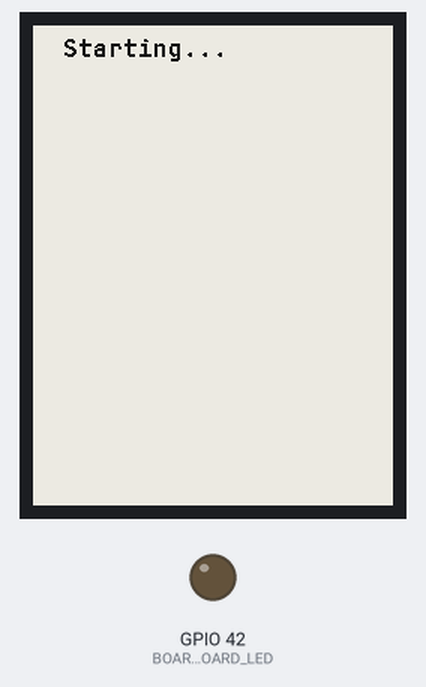
Bench run of a program on a simulated ESP32. Parts: 240×320 one-colour display, output pins drawn as LEDs (lit = HIGH). Pins used as bus, display or sensor lines are not drawn; what the program prints to the serial monitor is not drawn.

Above: at 5.5 s.

The program:

main.cpp
```cpp
//#define PLATFORM_LINUX
#define PLATFORM_ESP32

#ifdef PLATFORM_ESP32
#include <Arduino.h>
#include "Hardware_ESP32.h"
#endif

#ifdef PLATFORM_LINUX
#include "../linux/Hardware_Linux.h"
#endif

static int is_running = 1;

void setup()
{
  PimHardware::init();
}

void loop()
{
  PimHardware::loop();
}


#ifdef PLATFORM_LINUX
int main()
{
  setup();
  while( is_running > 0 )
  {
    loop();
  }
  return 0;
}
#endif
```

Hardware_ESP32.cpp
```cpp
#include "Hardware_ESP32.h"
#include "tDeckPro.h"
#include "GxEPD2_BW.h"
#include "JetBrainsMono_Bold8pt7b.h"

#include <string>

using namespace std;


static GxEPD2_BW<GxEPD2_310_GDEQ031T10, GxEPD2_310_GDEQ031T10::HEIGHT> display(
  GxEPD2_310_GDEQ031T10(BOARD_SPI_CS, BOARD_SPI_DC, BOARD_SPI_RST, BOARD_SPI_BUSY));


void PimHardware::init()
{
  Serial.begin(115200);
  while (!Serial) { delay(10); }
  Serial.println("Serial up.");

  pinMode(BOARD_LORA_CS, OUTPUT);
  digitalWrite(BOARD_LORA_CS, LOW); // low to disable

  pinMode(BOARD_LORA_RST, OUTPUT);
  digitalWrite(BOARD_LORA_RST, LOW);

  pinMode(BOARD_SD_CS, OUTPUT);
  digitalWrite(BOARD_SD_CS, HIGH);

  pinMode(BOARD_EPD_CS, OUTPUT);
  digitalWrite(BOARD_EPD_CS, HIGH);

  pinMode(BOARD_KEYBOARD_LED, OUTPUT);
  digitalWrite(BOARD_KEYBOARD_LED, LOW);

  // --------------- SPI ---------------
  SPI.begin(BOARD_SPI_SCK, BOARD_SPI_MISO, BOARD_SPI_MOSI, BOARD_SD_CS);
  delay(500);

  // --------------- Display ---------------
  display.init(115200, true, 2, false);
  delay(500);
  display.setFullWindow();
  display.setRotation(0);
  display.setFont(&JetBrainsMono_Bold8pt7b);
  display.setTextColor(0x000);
  display.clearScreen();
  display.fillScreen(0xFFF);
  display.setCursor(20, 20);
  display.print("Starting...");
  display.display();
}

void PimHardware::loop()
{
  Serial.println("-- loop --");
}


void PimHardware::log(const string &message)
{
  Serial.println(message.c_str());
}
```

Hardware_ESP32.h
```cpp
#ifndef PAWB_HARDWARE_ESP32_H
#define PAWB_HARDWARE_ESP32_H

#include <Arduino.h>
#include <string>

using namespace std;


class PimHardware
{
  public:
    static void init();
    static void loop();
    static void log( const string& message );
};


#endif //PAWB_HARDWARE_ESP32_H
```

tDeckPro.h
```cpp
#ifndef UTILITIES_H
#define UTILITIES_H
/**
 * @file      utilities.h
 * @author    ShallowGreen123
 * @license   MIT
 * @copyright Copyright (c) 2023  Shenzhen Xin Yuan Electronic Technology Co., Ltd
 * @date      2024-05-27
 */
#pragma once

#define T_DECK_PRO_V1_0

#define UI_T_DECK_PRO_VERSION    "v1.5-251230"  // Software version
#define BOARD_T_DECK_PRO_VERSION "v1.0-241106"  // Hardware version

// Serial
#define SerialMon   Serial      //
#define SerialAT    Serial1     //
#define SerialGPS   Serial2     //

#define BOARD_SPI_CS 34
#define BOARD_SPI_DC 35
#define BOARD_SPI_RST -1
#define BOARD_SPI_BUSY 37
#define BOARD_SPI_SCK 36
#define BOARD_SPI_MOSI 33
#define BOARD_SPI_MISO 47

// IIC Addr
#define BOARD_I2C_ADDR_TOUCH      0x1A // Touch        --- CST328
#define BOARD_I2C_ADDR_LTR_553ALS 0x23 // Light sensor --- LTR_553ALS
#define BOARD_I2C_ADDR_GYROSCOPDE 0x28 // Gyroscope    --- BHI260AP
#define BOARD_I2C_ADDR_KEYBOARD   0x34 // Keyboard     --- TCA8418
#define BOARD_I2C_ADDR_BQ27220    0x55 //
#define BOARD_I2C_ADDR_BQ25896    0x6B //

// IIC
#define BOARD_I2C_SDA  13
#define BOARD_I2C_SCL  14

#define BOARD_I2S_BCLK 7
#define BOARD_I2S_DOUT 8
#define BOARD_I2S_LRC 9

// Keyboard
#define BOARD_KEYBOARD_SCL BOARD_I2C_SCL
#define BOARD_KEYBOARD_SDA BOARD_I2C_SDA
#define BOARD_KEYBOARD_INT 15
#define BOARD_KEYBOARD_LED 42

// Touch
#define BOARD_TOUCH_SCL BOARD_I2C_SCL
#define BOARD_TOUCH_SDA BOARD_I2C_SDA
#define BOARD_TOUCH_INT 12
#define BOARD_TOUCH_RST 45

// LTR-553ALS-WA  beam sensor
#define BOARD_ALS_SCL BOARD_I2C_SCL
#define BOARD_ALS_SDA BOARD_I2C_SDA
#define BOARD_ALS_INT 16

// Gyroscope
#define BOARD_GYROSCOPDE_SCL BOARD_I2C_SCL
#define BOARD_GYROSCOPDE_SDA BOARD_I2C_SDA
#define BOARD_GYROSCOPDE_INT 21
#define BOARD_GYROSCOPDE_RST -1

// SPI
#define BOARD_SPI_SCK  36
#define BOARD_SPI_MOSI 33
#define BOARD_SPI_MISO 47

// Display
#define LCD_HOR_SIZE 240
#define LCD_VER_SIZE 320
#define DISP_BUF_SIZE (LCD_HOR_SIZE * LCD_VER_SIZE)

#define BOARD_EPD_SCK  BOARD_SPI_SCK
#define BOARD_EPD_MOSI BOARD_SPI_MOSI
#define BOARD_EPD_DC   35
#define BOARD_EPD_CS   34
#define BOARD_EPD_BUSY 37
#define BOARD_EPD_RST  -1

// SD card
#define BOARD_SD_CS   48
#define BOARD_SD_SCK  BOARD_SPI_SCK
#define BOARD_SD_MOSI BOARD_SPI_MOSI
#define BOARD_SD_MISO BOARD_SPI_MISO

// Lora
#define BOARD_LORA_SCK  BOARD_SPI_SCK
#define BOARD_LORA_MOSI BOARD_SPI_MOSI
#define BOARD_LORA_MISO BOARD_SPI_MISO
#define BOARD_LORA_CS   3
#define BOARD_LORA_BUSY 6
#define BOARD_LORA_RST  4
#define BOARD_LORA_INT  5

// GPS
#define BOARD_GPS_RXD 44
#define BOARD_GPS_TXD 43
#define BOARD_GPS_PPS 1

// A7682E Modem
#define BOARD_A7682E_RI     7
#define BOARD_A7682E_ITR    8
#define BOARD_A7682E_RST    9
#define BOARD_A7682E_RXD    10
#define BOARD_A7682E_TXD    11
#define BOARD_A7682E_PWRKEY 40

// Boot pin
#define BOARD_BOOT_PIN  0

// Motor pin
#define BOARD_MOTOR_PIN 2

// EN
#define BOARD_GPS_EN  39  // enable GPS module
#define BOARD_1V8_EN  38  // enable gyroscope module
#define BOARD_6609_EN 41  // enable 7682 module
#define BOARD_LORA_EN 46  // enable LORA module

// Mic
#define BOARD_MIC_DATA        17
#define BOARD_MIC_CLOCK       18
// -------------------------------------------------


#endif
```

Source omitted: no_Bold8pt7b.h (data table, 11344 bytes)
